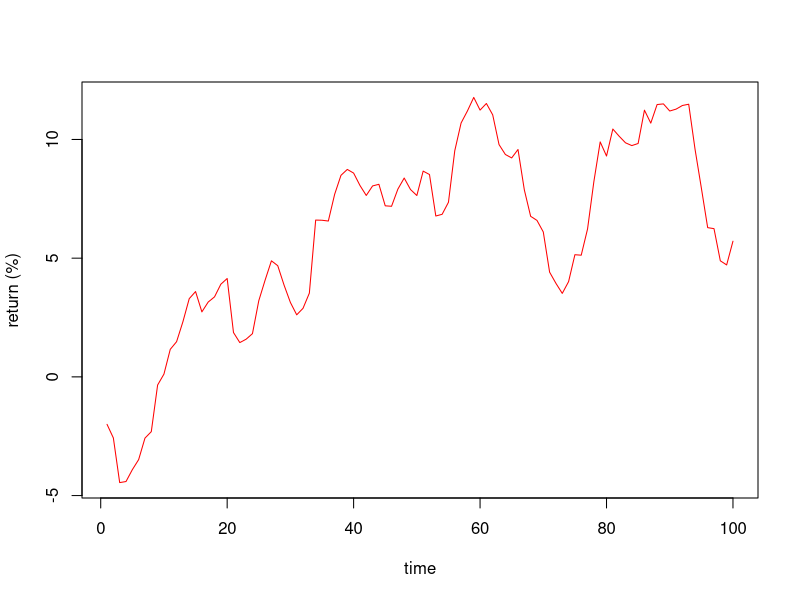
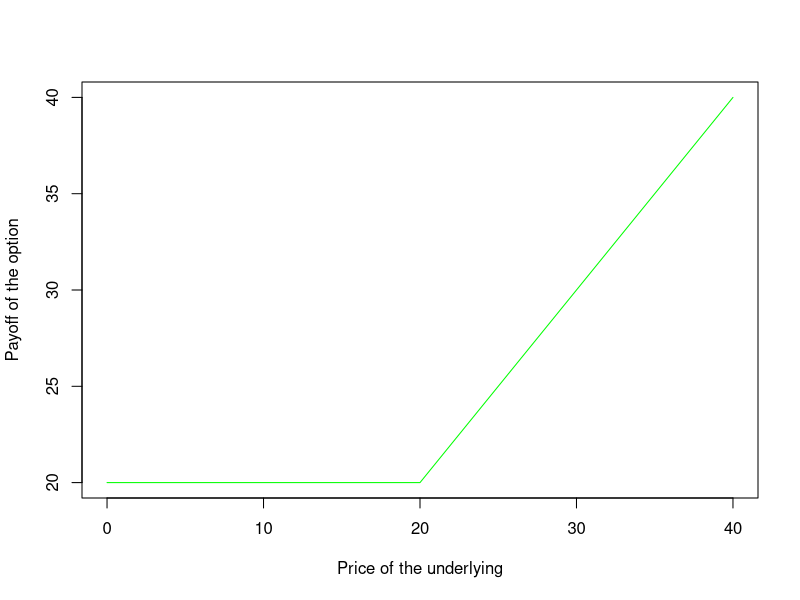

Source code (R) for these figures, in order:
#### Logics, Loops and functions in R ####

#### 1. Logics ####
a <- c(1,4,3)
b <- c(2,4,2)
c <- c(2,3,3)

# some simple logics 
a == b
a != b

a == c
a != c

a == b & a == c # and condition
a == b | a == c # or condition

# logics can be used in a if statement

if(a[1] == b[1] | a[1] == c[1]){
  print("This condition is hit")
} else{
  print("the condition is not respected")
}

# or'ifelse' provides a easy vectorised alternative.
ifelse(a == b | a == c, "This condition is hit", "the condition is not respected")  

#### 2. Loops ####

# first we create a simple loop which doubles 'a', 10 times
a <- 1
for (i in 1:10){
  a <- a + a
}
# 2^10 is the equivalent operation here.

# to spice it up we make 'a' a brownian motion
a <- rnorm(1) # rnorm draws a random number from a normal distribution
for (i in 1:10){
  a <- a + rnorm(1)
}

# now we want to follow exactly what is going on in our simulations.
nsim <- 100
a <- seq(0, 0, length.out = nsim)
a[1] <- rnorm(1)
for (i in 2:nsim){
  a[i] <- a[i-1] + rnorm(1)
}
plot(a, type = 'l', col = 'red', ylab = "return (%)", xlab= "time") # we just did one MonteCarlo simulation.

# 
a <- NULL # this is one way to initiate a variable with no type in R.
for (i in 1:11){
  if(i%%2 == 0){ # %% is the modulo operator
    a <- "some text"
  } else {
    a <- 3
  }
}
class(a) # what is the class of 'a', why ? why does it matter here ? Vectorise or apply

#### 3. functions

# we want a function which can divide two numbers but returns NA if divided by 0
myfunction <- function(arg1,arg2){
  if(arg2 == 0){
    result <- NA
  } else{
    result <- arg1 / arg2
  }
  return(result)
}

myfunction(arg1 = 2, arg2 = 0)
myfunction(arg1 = 2, arg2 = 1)

# we want a function which calculates the payoff of an option.
callpayoff <- function(x, strike = 10){
  result <- max(x,strike)
  return(result)
}

x <- 0:40
y <- lapply(x,FUN = callpayoff) # here we have 'applied' the function to each element in the list.
y <- lapply(x,FUN = callpayoff, strike = 20) # same but further assignement of the strike value in the function
plot(x,y, type='l', col = 'green',xlab = "Price of the underlying", ylab = "Payoff of the option")

